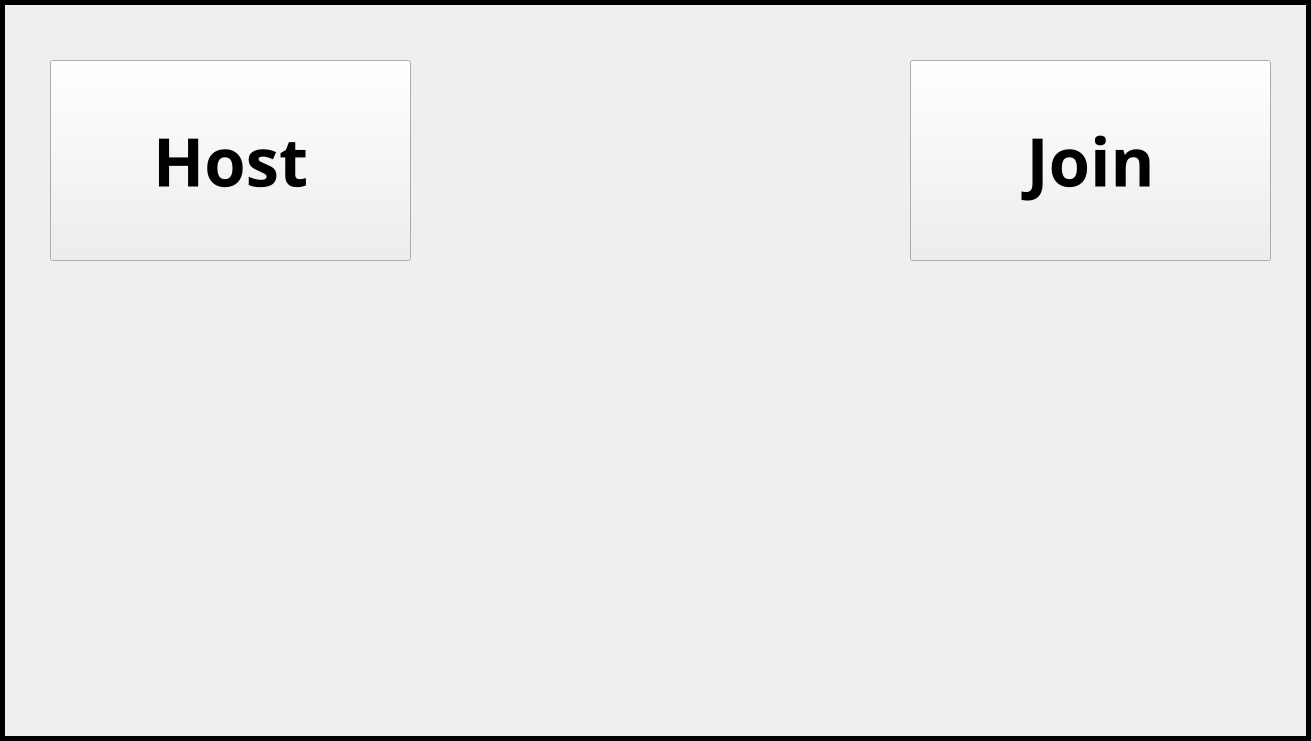
<?xml version="1.0" encoding="UTF-8"?>
<ui version="4.0">
 <class>start</class>
 <widget class="QMainWindow" name="start">
  <property name="geometry">
   <rect>
    <x>0</x>
    <y>0</y>
    <width>1311</width>
    <height>741</height>
   </rect>
  </property>
  <property name="windowTitle">
   <string>MainWindow</string>
  </property>
  <widget class="QWidget" name="centralwidget">
   <widget class="QPushButton" name="btn_host">
    <property name="geometry">
     <rect>
      <x>50</x>
      <y>60</y>
      <width>361</width>
      <height>201</height>
     </rect>
    </property>
    <property name="font">
     <font>
      <family>Tempus Sans ITC</family>
      <pointsize>50</pointsize>
      <bold>true</bold>
     </font>
    </property>
    <property name="styleSheet">
     <string notr="true">image: url(:/photos/playground.png);</string>
    </property>
    <property name="text">
     <string>Host</string>
    </property>
   </widget>
   <widget class="QPushButton" name="btn_join">
    <property name="geometry">
     <rect>
      <x>910</x>
      <y>60</y>
      <width>361</width>
      <height>201</height>
     </rect>
    </property>
    <property name="font">
     <font>
      <family>Tempus Sans ITC</family>
      <pointsize>50</pointsize>
      <bold>true</bold>
     </font>
    </property>
    <property name="styleSheet">
     <string notr="true">image: url(:/photos/playground.png);</string>
    </property>
    <property name="text">
     <string>Join</string>
    </property>
   </widget>
   <widget class="QLabel" name="lbl_background">
    <property name="geometry">
     <rect>
      <x>0</x>
      <y>0</y>
      <width>1311</width>
      <height>741</height>
     </rect>
    </property>
    <property name="styleSheet">
     <string notr="true">image: url(:/photos/playground.png);</string>
    </property>
    <property name="frameShape">
     <enum>QFrame::Box</enum>
    </property>
    <property name="lineWidth">
     <number>5</number>
    </property>
    <property name="text">
     <string/>
    </property>
   </widget>
   <widget class="QLabel" name="lbl_flag">
    <property name="geometry">
     <rect>
      <x>240</x>
      <y>330</y>
      <width>250</width>
      <height>370</height>
     </rect>
    </property>
    <property name="styleSheet">
     <string notr="true">image: url(:/photos/flag 7.png);</string>
    </property>
    <property name="text">
     <string/>
    </property>
   </widget>
   <widget class="QLabel" name="lbl_queen">
    <property name="geometry">
     <rect>
      <x>710</x>
      <y>360</y>
      <width>250</width>
      <height>370</height>
     </rect>
    </property>
    <property name="styleSheet">
     <string notr="true">image: url(:/photos/queen 1.png);</string>
    </property>
    <property name="text">
     <string/>
    </property>
   </widget>
   <widget class="QLabel" name="lbl_gold">
    <property name="geometry">
     <rect>
      <x>120</x>
      <y>300</y>
      <width>250</width>
      <height>370</height>
     </rect>
    </property>
    <property name="styleSheet">
     <string notr="true">image: url(:/photos/gold 4.png);</string>
    </property>
    <property name="text">
     <string/>
    </property>
   </widget>
   <widget class="QLabel" name="lbl_back_2">
    <property name="geometry">
     <rect>
      <x>30</x>
      <y>270</y>
      <width>250</width>
      <height>370</height>
     </rect>
    </property>
    <property name="styleSheet">
     <string notr="true">image: url(:/photos/back-of-card.png);</string>
    </property>
    <property name="text">
     <string/>
    </property>
   </widget>
   <widget class="QLabel" name="lbl_king">
    <property name="geometry">
     <rect>
      <x>480</x>
      <y>340</y>
      <width>361</width>
      <height>401</height>
     </rect>
    </property>
    <property name="styleSheet">
     <string notr="true">image: url(:/photos/king.png);</string>
    </property>
    <property name="text">
     <string/>
    </property>
   </widget>
   <widget class="QLabel" name="lbl_pirate">
    <property name="geometry">
     <rect>
      <x>380</x>
      <y>360</y>
      <width>250</width>
      <height>370</height>
     </rect>
    </property>
    <property name="styleSheet">
     <string notr="true">image: url(:/photos/pirate.png);</string>
    </property>
    <property name="text">
     <string/>
    </property>
   </widget>
   <widget class="QLabel" name="lbl_map">
    <property name="geometry">
     <rect>
      <x>820</x>
      <y>330</y>
      <width>250</width>
      <height>370</height>
     </rect>
    </property>
    <property name="styleSheet">
     <string notr="true">image: url(:/photos/map 3.png);</string>
    </property>
    <property name="text">
     <string/>
    </property>
   </widget>
   <widget class="QLabel" name="lbl_parrot">
    <property name="geometry">
     <rect>
      <x>940</x>
      <y>310</y>
      <width>250</width>
      <height>370</height>
     </rect>
    </property>
    <property name="styleSheet">
     <string notr="true">image: url(:/photos/parrot 8.png);</string>
    </property>
    <property name="text">
     <string/>
    </property>
   </widget>
   <widget class="QLabel" name="lbl_back">
    <property name="geometry">
     <rect>
      <x>1030</x>
      <y>270</y>
      <width>250</width>
      <height>370</height>
     </rect>
    </property>
    <property name="styleSheet">
     <string notr="true">image: url(:/photos/back-of-card.png);</string>
    </property>
    <property name="text">
     <string/>
    </property>
   </widget>
   <widget class="QLabel" name="label">
    <property name="geometry">
     <rect>
      <x>240</x>
      <y>-200</y>
      <width>851</width>
      <height>871</height>
     </rect>
    </property>
    <property name="styleSheet">
     <string notr="true">image: url(:/photos/game logo.png);</string>
    </property>
    <property name="text">
     <string/>
    </property>
   </widget>
   <zorder>lbl_background</zorder>
   <zorder>lbl_back_2</zorder>
   <zorder>lbl_back</zorder>
   <zorder>lbl_parrot</zorder>
   <zorder>lbl_map</zorder>
   <zorder>lbl_queen</zorder>
   <zorder>lbl_gold</zorder>
   <zorder>lbl_flag</zorder>
   <zorder>lbl_pirate</zorder>
   <zorder>lbl_king</zorder>
   <zorder>label</zorder>
   <zorder>btn_host</zorder>
   <zorder>btn_join</zorder>
  </widget>
 </widget>
 <resources/>
 <connections/>
</ui>
